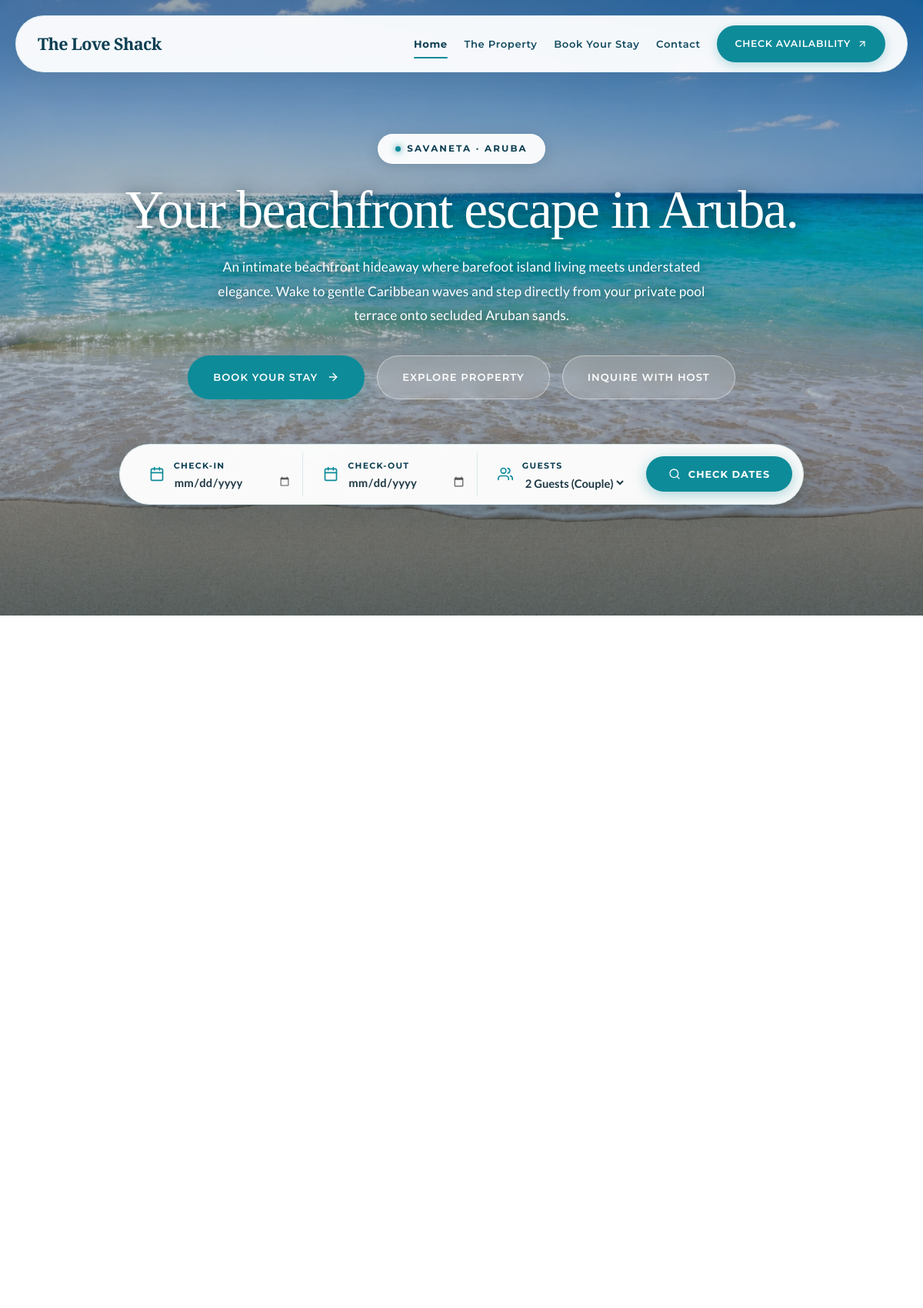
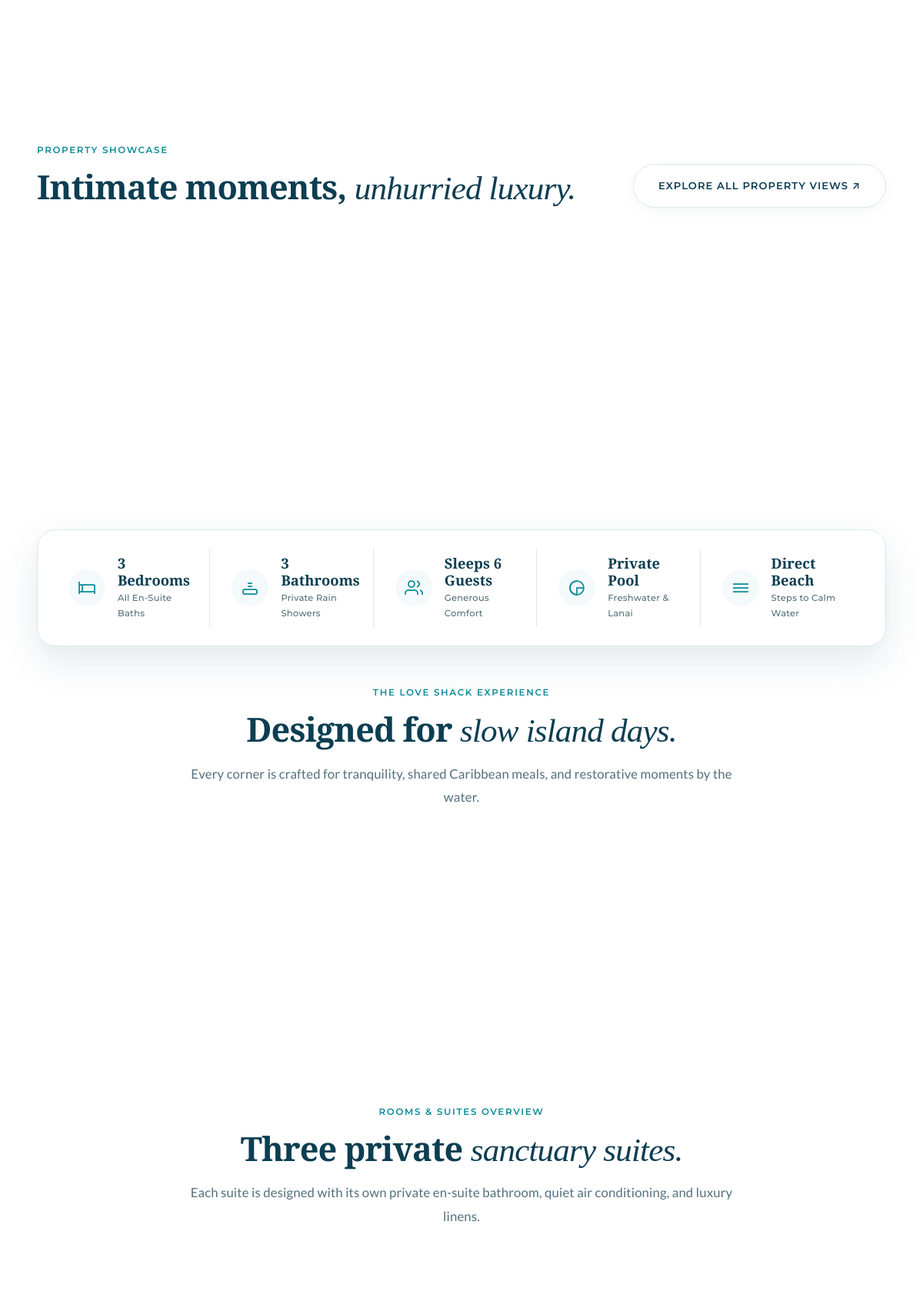
The page / (upper part) on the database its author committed (2 pictures, top to bottom).
### tables this page shows
CREATE TABLE `properties` (
  `id` INT AUTO_INCREMENT PRIMARY KEY,
  `name` VARCHAR(128) NOT NULL,
  `slug` VARCHAR(64) NOT NULL UNIQUE,
  `tagline` VARCHAR(255) NULL,
  `hero_heading` VARCHAR(255) NOT NULL,
  `hero_description` TEXT NOT NULL,
  `hero_image` VARCHAR(255) NOT NULL,
  `intro_badge` VARCHAR(64) DEFAULT 'SAVANETA · ARUBA',
  `intro_title` VARCHAR(255) NOT NULL,
  `intro_content` TEXT NOT NULL,
  `bedrooms` TINYINT NOT NULL DEFAULT 3,
  `bathrooms` TINYINT NOT NULL DEFAULT 3,
  `max_guests` TINYINT NOT NULL DEFAULT 6,
  `base_nightly_rate` DECIMAL(10,2) NOT NULL DEFAULT 650.00,
  `location_area` VARCHAR(128) NOT NULL DEFAULT 'Savaneta, Aruba',
  `map_lat` DECIMAL(10,7) DEFAULT 12.4419000,
  `map_lng` DECIMAL(10,7) DEFAULT -69.9328000,
  `is_active` TINYINT(1) NOT NULL DEFAULT 1,
  `created_at` TIMESTAMP DEFAULT CURRENT_TIMESTAMP,
  `updated_at` TIMESTAMP DEFAULT CURRENT_TIMESTAMP ON UPDATE CURRENT_TIMESTAMP
);

### includes/functions.php (called while the page is built, shortened)
<?php
function get_property_details(string $slug = 'the-love-shack'): array {
    $fallback = [
        'id'                => 1,
        'name'              => 'The Love Shack Aruba',
        'slug'              => 'the-love-shack',
        'tagline'           => 'Barefoot luxury beachfront villa with private freshwater pool',
        'hero_heading'      => 'Your beachfront escape in Aruba.',
        'hero_description'  => 'An intimate beachfront hideaway where barefoot island living meets understated elegance. Wake to gentle Caribbean waves and step directly from your private pool terrace onto secluded Aruban sands.',
        'beach_hero_image'  => 'assets/images/beach-hero.jpg',
        'hero_image'        => 'assets/images/temporary-hero.jpg',
        'intro_badge'       => 'THE LOVE SHACK · ARUBA',
        'intro_title'       => 'Barefoot luxury on Aruba\'s peaceful southern coast.',
        'intro_content'     => "Tucked along the peaceful coastline of Savaneta, The Love Shack redefines island ease. Designed for travelers seeking quiet luxury, generous open-air living spaces, and the soothing sounds of gentle Caribbean tides.\r\n\r\nUnlike the bustling high-rise resort strip in the north, Savaneta offers untouched authentic island charm, calm clear turquoise shallows, and some of Aruba's most celebrated waterfront seafood restaurants just moments away.",
        'bedrooms'          => 3,
        'bathrooms'         => 3,
        'max_guests'        => 6,
        'base_nightly_rate' => 650.00,
        'location_area'     => 'Savaneta Beachfront, Aruba',
    ];
    $pdo = get_db_connection();
    try {
        $stmt = $pdo->prepare("SELECT * FROM properties WHERE slug = ? AND is_active = 1 LIMIT 1");
        $stmt->execute([$slug]);
        $row = $stmt->fetch();
        return $row ?: $fallback;
    } catch (Exception $e) {
        error_log("Error fetching property: " . $e->getMessage());
        return $fallback;
    }
}

### index.php (the view, shortened to what this page needs)
<?php
require_once __DIR__ . '/includes/header.php';
$property = get_property_details();
?>
  <main>
    <section class="hero" aria-label="Welcome to The Love Shack Aruba">
      <div class="hero-bg" role="img" aria-label="Caribbean beachfront and ocean hero photograph" style="background-image: url('<?= htmlspecialchars($property['beach_hero_image'] ?? 'assets/images/beach-hero.jpg') ?>');"></div>
      <div class="hero-overlay"></div>
      <div class="hero-content">
        <div class="hero-tag">
          <span>SAVANETA · ARUBA</span>
        </div>
        <h1><?= htmlspecialchars($property['hero_heading'] ?? 'Your beachfront escape in Aruba.') ?></h1>
        <p class="hero-description">
          <?= htmlspecialchars($property['hero_description'] ?? 'An intimate beachfront hideaway where barefoot island living meets understated elegance. Wake to gentle Caribbean waves and step directly from your private pool terrace onto secluded Aruban sands.') ?>
        </p>
        <div class="hero-actions">
          <a class="btn btn-teal" href="booking.php">
            Book Your Stay
            <svg viewBox="0 0 24 24" fill="none" stroke="currentColor" stroke-width="2" stroke-linecap="round" stroke-linejoin="round">
              <line x1="5" y1="12" x2="19" y2="12"></line>
              <polyline points="12 5 19 12 12 19"></polyline>
            </svg>
          </a>
          <a class="btn btn-glass" href="property.php#accommodations">
            Explore Property
          </a>
          <a class="btn btn-glass" href="contact.php">
            Inquire With Host
          </a>
        </div>
        <div class="hero-search-wrapper" aria-label="Search Availability">
          <form class="hero-search-bar" id="heroSearchForm" action="booking.php" method="GET">
            <div class="search-field">
              <div class="search-field-icon">
                <svg viewBox="0 0 24 24" fill="none" stroke="currentColor" stroke-width="2" stroke-linecap="round" stroke-linejoin="round">
                  <rect x="3" y="4" width="18" height="18" rx="2" ry="2"></rect>
                  <line x1="16" y1="2" x2="16" y2="6"></line>
                  <line x1="8" y1="2" x2="8" y2="6"></line>
                  <line x1="3" y1="10" x2="21" y2="10"></line>
                </svg>
              </div>
              <div class="search-field-body">
                <label for="heroCheckin">Check-In</label>
                <input type="date" id="heroCheckin" name="checkin" required aria-label="Check-in date">
              </div>
            </div>
            <div class="search-field">
              <div class="search-field-icon">
                <svg viewBox="0 0 24 24" fill="none" stroke="currentColor" stroke-width="2" stroke-linecap="round" stroke-linejoin="round">
                  <rect x="3" y="4" width="18" height="18" rx="2" ry="2"></rect>
                  <line x1="16" y1="2" x2="16" y2="6"></line>
                  <line x1="8" y1="2" x2="8" y2="6"></line>
                  <line x1="3" y1="10" x2="21" y2="10"></line>
                </svg>
              </div>
              <div class="search-field-body">
                <label for="heroCheckout">Check-Out</label>
                <input type="date" id="heroCheckout" name="checkout" required aria-label="Check-out date">
              </div>
            </div>
            <div class="search-field">
              <div class="search-field-icon">
                <svg viewBox="0 0 24 24" fill="none" stroke="currentColor" stroke-width="2" stroke-linecap="round" stroke-linejoin="round">
                  <path d="M17 21v-2a4 4 0 0 0-4-4H5a4 4 0 0 0-4 4v2"></path>
                  <circle cx="9" cy="7" r="4"></circle>
                  <path d="M23 21v-2a4 4 0 0 0-3-3.87"></path>
                  <path d="M16 3.13a4 4 0 0 1 0 7.75"></path>
                </svg>
              </div>
              <div class="search-field-body">
                <label for="heroGuests">Guests</label>
                <select id="heroGuests" name="guests" aria-label="Number of guests">
                  <option value="2" selected>2 Guests (Couple)</option>
                </select>
              </div>
            </div>
            <button type="submit" class="search-btn" aria-label="Check Availability">
              <svg viewBox="0 0 24 24" fill="none" stroke="currentColor" stroke-width="2" stroke-linecap="round" stroke-linejoin="round">
                <circle cx="11" cy="11" r="8"></circle>
                <line x1="21" y1="21" x2="16.65" y2="16.65"></line>
              </svg>
              <span>Check Dates</span>
            </button>
          </form>
        </div>
      </div>
    </section>
    <section class="intro-section wrap" id="overview" aria-label="About The Love Shack">
      <div class="intro-grid">
      </div>
    </section>
    <section class="gallery-section wrap" id="gallery" aria-label="Villa Gallery Preview">
      <div class="gallery-header-row">
        <div>
          <span class="eyebrow">PROPERTY SHOWCASE</span>
          <h2>Intimate moments, <em>unhurried luxury.</em></h2>
        </div>
        <a class="btn btn-outline" href="property.php#gallery">
          Explore All Property Views ↗
        </a>
      </div>
      <div class="gallery-grid">
      </div>
    </section>
    <section class="highlights-section wrap" id="highlights" aria-label="Accommodation Highlights">
      <div class="amenity-strip-container" style="margin-bottom: 50px;">
        <div class="strip-item">
          <div class="strip-icon">
            <svg viewBox="0 0 24 24" fill="none" stroke="currentColor" stroke-width="2"><path d="M2 4v16M2 8h18a2 2 0 0 1 2 2v10M2 17h20M6 8v9"></path></svg>
          </div>
          <div class="strip-text">
            <strong><?= (int)($property['bedrooms'] ?? 3) ?> Bedrooms</strong>
            <span>All En-Suite Baths</span>
          </div>
        </div>
        <div class="strip-item">
          <div class="strip-icon">
            <svg viewBox="0 0 24 24" fill="none" stroke="currentColor" stroke-width="2"><path d="M9 6h6M9 10h6M5 14h14a2 2 0 0 1 2 2v2a2 2 0 0 1-2 2H5a2 2 0 0 1-2-2v-2a2 2 0 0 1 2-2z"></path></svg>
          </div>
          <div class="strip-text">
            <strong><?= (int)($property['bathrooms'] ?? 3) ?> Bathrooms</strong>
            <span>Private Rain Showers</span>
          </div>
        </div>
        <div class="strip-item">
          <div class="strip-icon">
            <svg viewBox="0 0 24 24" fill="none" stroke="currentColor" stroke-width="2"><path d="M17 21v-2a4 4 0 0 0-4-4H5a4 4 0 0 0-4 4v2"></path><circle cx="9" cy="7" r="4"></circle><path d="M23 21v-2a4 4 0 0 0-3-3.87"></path><path d="M16 3.13a4 4 0 0 1 0 7.75"></path></svg>
          </div>
          <div class="strip-text">
            <strong>Sleeps <?= (int)($property['max_guests'] ?? 6) ?> Guests</strong>
            <span>Generous Comfort</span>
          </div>
        </div>
        <div class="strip-item">
          <div class="strip-icon">
            <svg viewBox="0 0 24 24" fill="none" stroke="currentColor" stroke-width="2"><circle cx="12" cy="12" r="9"></circle><path d="M12 3a9 9 0 0 0 0 18v-9h9"></path></svg>
          </div>
          <div class="strip-text">
            <strong>Private Pool</strong>
            <span>Freshwater & Lanai</span>
          </div>
        </div>
        <div class="strip-item">
          <div class="strip-icon">
            <svg viewBox="0 0 24 24" fill="none" stroke="currentColor" stroke-width="2"><path d="M2 12h20M2 17h20M2 7h20"></path></svg>
          </div>
          <div class="strip-text">
            <strong>Direct Beach</strong>
            <span>Steps to Calm Water</span>
          </div>
        </div>
      </div>
      <div class="section-header center">
        <span class="eyebrow center">THE LOVE SHACK EXPERIENCE</span>
        <h2>Designed for <em>slow island days.</em></h2>
        <p>Every corner is crafted for tranquility, shared Caribbean meals, and restorative moments by the water.</p>
      </div>
      <div class="experience-grid">
      </div>
    </section>
    <section class="rooms-preview-section wrap" id="rooms" aria-label="Rooms and Suites Overview">
      <div class="section-header center">
        <span class="eyebrow center">ROOMS & SUITES OVERVIEW</span>
        <h2>Three private <em>sanctuary suites.</em></h2>
        <p>Each suite is designed with its own private en-suite bathroom, quiet air conditioning, and luxury linens.</p>
      </div>
      <div class="rooms-grid">
      </div>
    </section>
  </main>
<?php
require_once __DIR__ . '/includes/footer.php';
?>

### rows shown on the page
properties: hero_heading "Your beachfront escape in Aruba.", hero_description "An intimate beachfront hideaway where barefoot island living meets understated elegance. Wake to gentle Caribbean waves and step directly from your private pool terrace onto secluded Aruban sands.", bedrooms "3", bathrooms "3", max_guests "6"

### other values the page prints
$settings['site_title'] "The Love Shack"
